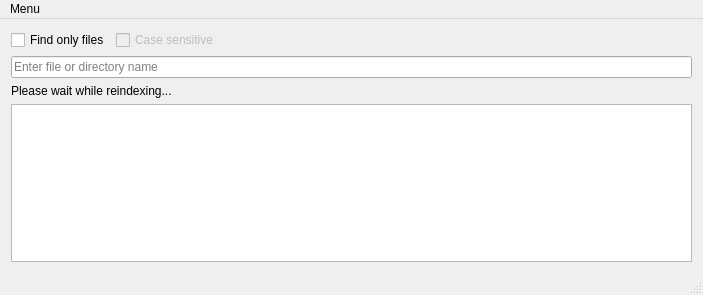
<?xml version="1.0" encoding="UTF-8"?>
<ui version="4.0">
 <class>SearchWindow</class>
 <widget class="QMainWindow" name="SearchWindow">
  <property name="geometry">
   <rect>
    <x>0</x>
    <y>0</y>
    <width>703</width>
    <height>295</height>
   </rect>
  </property>
  <property name="contextMenuPolicy">
   <enum>Qt::CustomContextMenu</enum>
  </property>
  <property name="windowTitle">
   <string>Searching like hell</string>
  </property>
  <widget class="QWidget" name="centralWidget">
   <layout class="QVBoxLayout" name="verticalLayout">
    <item>
     <layout class="QHBoxLayout" name="horizontalLayout">
      <item>
       <widget class="QCheckBox" name="checkBoxOnlyFiles">
        <property name="text">
         <string>Find only files</string>
        </property>
       </widget>
      </item>
      <item>
       <widget class="QCheckBox" name="checkBox_2">
        <property name="enabled">
         <bool>false</bool>
        </property>
        <property name="text">
         <string>Case sensitive</string>
        </property>
       </widget>
      </item>
      <item>
       <spacer name="horizontalSpacer">
        <property name="orientation">
         <enum>Qt::Horizontal</enum>
        </property>
        <property name="sizeHint" stdset="0">
         <size>
          <width>40</width>
          <height>20</height>
         </size>
        </property>
       </spacer>
      </item>
     </layout>
    </item>
    <item>
     <widget class="QLineEdit" name="lineEditSearch">
      <property name="placeholderText">
       <string>Enter file or directory name</string>
      </property>
     </widget>
    </item>
    <item>
     <widget class="QLabel" name="labelReindexingWait">
      <property name="text">
       <string>Please wait while reindexing...</string>
      </property>
     </widget>
    </item>
    <item>
     <widget class="QListView" name="listView">
      <property name="editTriggers">
       <set>QAbstractItemView::NoEditTriggers</set>
      </property>
      <property name="iconSize">
       <size>
        <width>16</width>
        <height>16</height>
       </size>
      </property>
      <property name="uniformItemSizes">
       <bool>true</bool>
      </property>
     </widget>
    </item>
   </layout>
  </widget>
  <widget class="QMenuBar" name="menuBar">
   <property name="geometry">
    <rect>
     <x>0</x>
     <y>0</y>
     <width>703</width>
     <height>25</height>
    </rect>
   </property>
   <widget class="QMenu" name="menuFile">
    <property name="title">
     <string>Menu</string>
    </property>
    <addaction name="actionReindex"/>
    <addaction name="separator"/>
    <addaction name="actionMinimize_to_system_tray"/>
    <addaction name="actionQuit"/>
   </widget>
   <addaction name="menuFile"/>
  </widget>
  <widget class="QStatusBar" name="statusBar"/>
  <action name="actionMinimize_to_system_tray">
   <property name="text">
    <string>Minimize to system tray</string>
   </property>
   <property name="toolTip">
    <string>Minimize to system tray</string>
   </property>
   <property name="shortcut">
    <string>Esc</string>
   </property>
  </action>
  <action name="actionQuit">
   <property name="text">
    <string>&amp;Quit</string>
   </property>
   <property name="shortcut">
    <string>Ctrl+Q</string>
   </property>
  </action>
  <action name="actionReindex">
   <property name="text">
    <string>Reindex</string>
   </property>
  </action>
 </widget>
 <layoutdefault spacing="6" margin="11"/>
 <tabstops>
  <tabstop>lineEditSearch</tabstop>
  <tabstop>listView</tabstop>
 </tabstops>
 <resources/>
 <connections>
  <connection>
   <sender>actionQuit</sender>
   <signal>triggered()</signal>
   <receiver>SearchWindow</receiver>
   <slot>quitApplication()</slot>
   <hints>
    <hint type="sourcelabel">
     <x>-1</x>
     <y>-1</y>
    </hint>
    <hint type="destinationlabel">
     <x>351</x>
     <y>147</y>
    </hint>
   </hints>
  </connection>
 </connections>
 <slots>
  <slot>quitApplication()</slot>
 </slots>
</ui>
